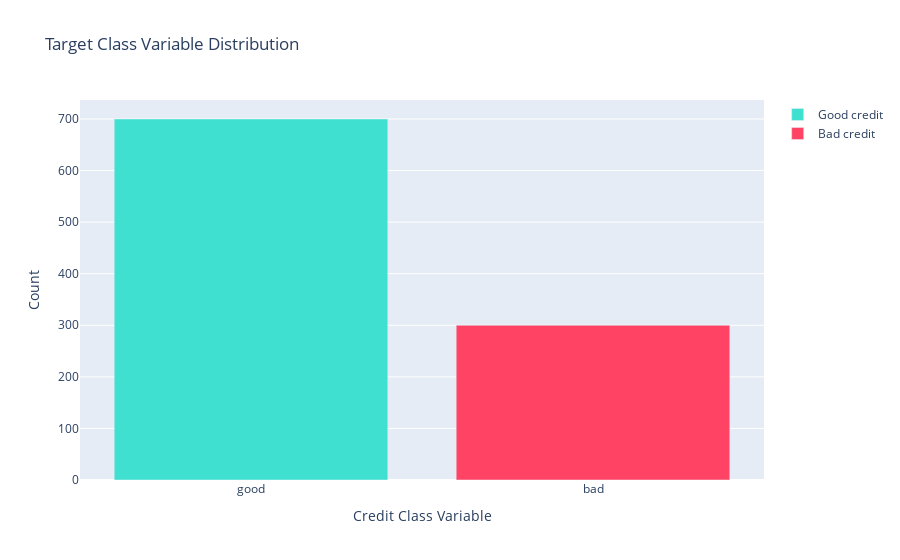

The cell this chart's notebook holds for it:
### Code cell
class_good_counts = all_data[all_data["class"]== 'good']["class"].value_counts()
class_bad_counts = all_data[all_data["class"]== 'bad']["class"].value_counts()

bar0 = go.Bar(
            x = class_good_counts.index.values,
            y = class_good_counts.values,
            name='Good credit',
            marker_color='turquoise')

bar1 = go.Bar(
            x = class_bad_counts.index.values,
            y = class_bad_counts.values,
            name='Bad credit',
            marker_color='#FF4365') # Radical Red

data = [bar0, bar1]
layout = go.Layout(
    yaxis=dict( title='Count' ),
    xaxis=dict( title='Credit Class Variable' ),
    title='Target Class Variable Distribution')

fig = go.Figure(data=data, layout=layout)
py.iplot(fig, filename='grouped-bar')

### Figure 1 — Plotly figure (JSON) as saved in the notebook; plotly's stock layout.template omitted (floating-point values rounded to 4 significant figures)
{"data": [{"marker": {"color": "turquoise"}, "name": "Good credit", "type": "bar", "x": ["good"], "y": [700]}, {"marker": {"color": "#FF4365"}, "name": "Bad credit", "type": "bar", "x": ["bad"], "y": [300]}], "layout": {"title": {"text": "Target Class Variable Distribution"}, "xaxis": {"title": {"text": "Credit Class Variable"}}, "yaxis": {"title": {"text": "Count"}}}}
